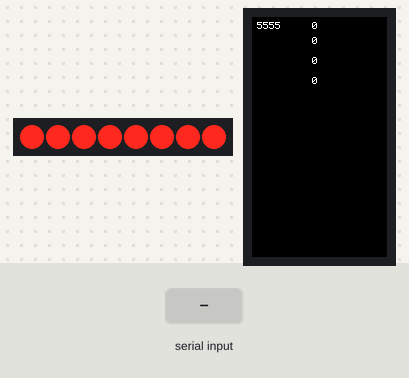
Recording of a program running on a simulated ESP32. On the bench: 8 port-expander outputs drawn as a row of LEDs (first output left, lit = HIGH), 135×240 colour display. Wiring (inferred from the names in the program): PCF8574 port expander at I2C address 0x38. Wiring (inferred from the signals the program sends): row of LEDs: on Q0, Q1, Q2, Q3, Q4, Q5, Q6, Q7. Inputs (shaded band) come from the test bench. Nothing arrives over Bluetooth unless stated.

Above: at 1.5 s.
1.6 s: "90,45,200F" received over the second serial link
At 1.77 s:
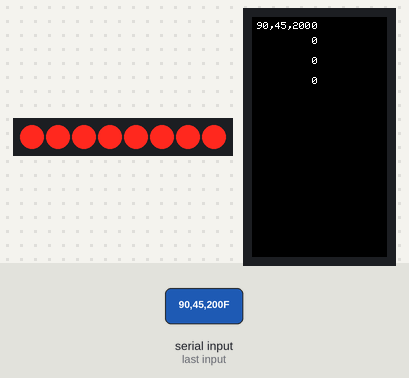
4.6 s: "A,45F" received over the second serial link
At 4.76 s:
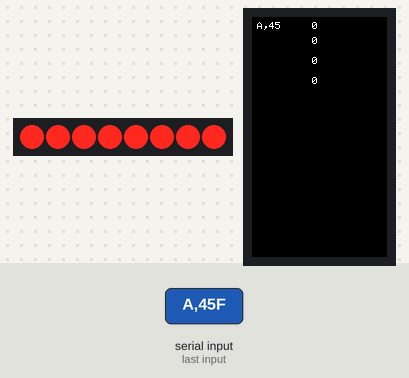
7.6 s: "B90F" received over the second serial link
At 7.77 s:
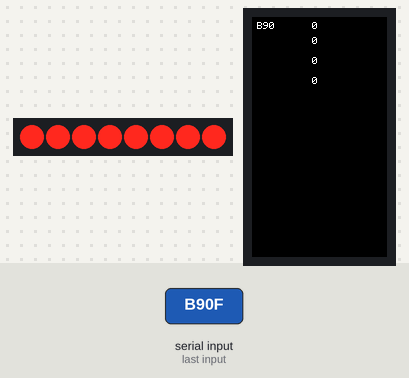
10.6 s: "B,45F" received over the second serial link
At 10.76 s:
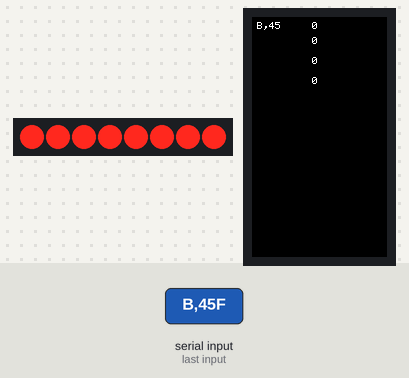
13.6 s: "C90F" received over the second serial link
At 13.78 s:
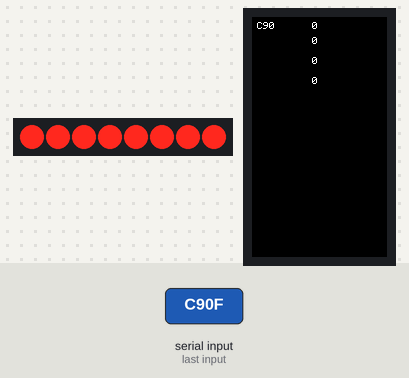
16.6 s: "C,45F" received over the second serial link
At 16.76 s:
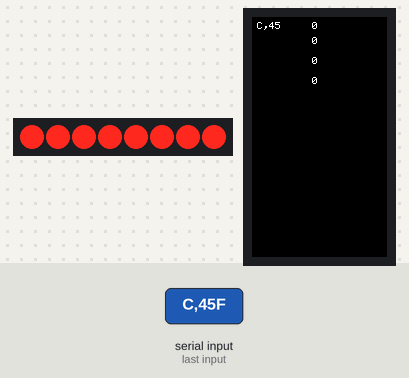
Timing chart, 0 to 19.6 s (numbered marks = the images above; inputs shaded):
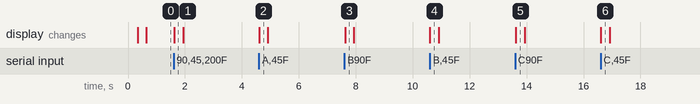

The program:

main.cpp
```cpp
#include <Arduino.h>
#include "bugC.h"
#include <M5StickCPlus.h>
#include <BluetoothSerial.h>

#if !defined(CONFIG_BT_ENABLED) || !defined(CONFIG_BLUEDROID_ENABLED)
#error Bluetooth is not enabled! Please run `make menuconfig` to and enable it
#endif

//bluetooth
//name M5-7443
//UUID: 1bc68b2a

BluetoothSerial SerialBT;

BUGC brouk;

int engine1 = 0;
int engine2 = 0;
int engine3 = 0;
int engine4 = 0;

void setup() {
  M5.begin();
  M5.Lcd.begin();
  brouk.Init();
  Serial.begin(38400);
  SerialBT.begin("Brouk", false);
  brouk.BugCSetAllSpeed(0, 0, 0, 0);
}

String message = "A5555";
String command[4];

void loop() {
  M5.Lcd.fillRect(0, 0, 135, 240, BLACK);
  if(SerialBT.available()){
    message = SerialBT.readStringUntil('F');
  }

  command[0] = message.charAt(3);
  command[1] = message.charAt(4);
  command[2] = message.charAt(5);
  command[3] = message.charAt(6);

  if (message.charAt(2) == 'A')
  {
    engine1 = 22 * ((int)command[0].toInt()) - 88;
    engine2 = 22 * ((int)command[1].toInt()) - 88;
    engine3 = 22 * ((int)command[2].toInt()) - 88;
    engine4 = 22 * ((int)command[3].toInt()) - 88;
  }
  else if(message.charAt(2) == 'B'){
    engine1 = 22 * ((int)command[0].toInt()) - 88;
    engine2 = 22 * ((int)command[1].toInt()) - 88;
    engine3 = -22 * ((int)command[2].toInt()) + 88;
    engine4 = -22 * ((int)command[3].toInt()) + 88;
  }
  else if(message.charAt(2) == 'C'){
    engine1 = 22 * ((int)command[0].toInt()) - 88;
    engine2 = -22 * ((int)command[1].toInt()) + 88;
    engine3 = 22 * ((int)command[2].toInt()) - 88;
    engine4 = -22 * ((int)command[3].toInt()) + 88;
  }

  //engine 1
  brouk.BugCSetSpeed(0, engine1);
  //engine 2
  brouk.BugCSetSpeed(1, engine2);
  //engine 3
  brouk.BugCSetSpeed(2, engine3);
  //engine 4
  brouk.BugCSetSpeed(3, engine4);

  M5.Lcd.setCursor(60, 5);
  M5.Lcd.println(engine1);
  M5.Lcd.setCursor(60, 20);
  M5.Lcd.println(engine2);
  M5.Lcd.setCursor(60, 40);
  M5.Lcd.println(engine3);
  M5.Lcd.setCursor(60, 60);
  M5.Lcd.println(engine4);


  M5.Lcd.setCursor(5, 5);
  M5.Lcd.print(message);
  message = "5555";
  //delay(50);
}
```

bugC.cpp
```cpp
#include "bugC.h"
#include <M5StickCPlus.h>

void BUGC::Init() {
	Wire.begin(0, 26);
}


void BUGC::Write1Byte(uint8_t address,uint8_t Register_address,uint8_t data)
{
  Wire.beginTransmission(address);
  Wire.write(Register_address);
  Wire.write(data);
  Wire.endTransmission();
}

void BUGC::Write2Byte(uint8_t address,uint8_t Register_address,uint16_t data)
{
  Wire.beginTransmission(address);
  Wire.write(Register_address);
  Wire.write(data >> 8); //MSB
  Wire.write(data & 0xFF); //LSB

  Wire.endTransmission();
}

void BUGC::WriteBytes(uint8_t address,uint8_t Register_address,uint8_t * data, size_t size)
{
  Wire.beginTransmission(address);
  Wire.write(Register_address);
  for (int i = 0; i<size; i++){
    Wire.write(*(data+i));
  }
  Wire.endTransmission();
}


uint8_t BUGC::ReadBytes(uint8_t address, uint8_t subAddress, uint8_t count,uint8_t * dest) {

  Wire.beginTransmission(address);   // Initialize the Tx buffer
  Wire.write(subAddress);            // Put slave register address in Tx buffer
  uint8_t i = 0;
  if (Wire.endTransmission(false) == 0 && Wire.requestFrom(address, (uint8_t)count)) {
    while (Wire.available()) {
		dest[i++]=Wire.read();
    }
    return true;
  }
  return false;
}


//*******************************************************//


// if speed > 0; clockwise rotation
void BUGC::BugCSetSpeed(uint8_t pos, int8_t speed)
{
    speed = (speed > 100) ? 100 : speed;
    speed = (speed < -100) ? -100 : speed;
    Write1Byte(BUGC_ADDR, pos, speed);
}

void BUGC::BugCSetAllSpeed(int8_t speed_0, int8_t speed_1, int8_t speed_2, int8_t speed_3)
{
    int8_t speed_out[4] = {speed_0, speed_1, speed_2, speed_3};
    for(uint8_t i = 0; i < 4; i++)
    {
        speed_out[i] = (speed_out[i] > 100) ? 100 : speed_out[i];
        speed_out[i] = (speed_out[i] < -100) ? -100 : speed_out[i];
    }
    WriteBytes(BUGC_ADDR, 0x00, (uint8_t *)speed_out, 4);
}

void BUGC::BugCSetColor(uint32_t color_left, uint32_t color_right)
{
    uint8_t color_out[4];
    color_out[0] = 0;
    color_out[1] = (color_left & 0xff0000) >> 16;
    color_out[2] = (color_left & 0x00ff00) >> 8;
    color_out[3] = (color_left & 0x0000ff);
    WriteBytes(BUGC_ADDR, 0x10,  color_out, 4);

    color_out[0] = 1;
    color_out[1] = (color_right & 0xff0000) >> 16;
    color_out[2] = (color_right & 0x00ff00) >> 8;
    color_out[3] = (color_right & 0x0000ff);
    WriteBytes(BUGC_ADDR, 0x10,  color_out, 4);
}
```

bugC.h
```cpp
/*
 * @Author: Sorzn
 * @Date: 2019-11-22 13:38:31
 * @LastEditTime: 2019-11-22 14:33:56
 * @Description: M5Stack Hat BUGC Lib
 * @FilePath: /M5StickC/examples/Hat/BUGC/bugC.h
 */

#ifndef __BUG_C_H
#define __BUG_C_H

#include "Arduino.h"

#define BUGC_ADDR 0x38

#define FRONT_LEFT  0
#define FRONT_RIGHT 1
#define REAR_LEFT   2
#define REAR_RIGHT  3

class BUGC
{
    public:
        void Init();
    /**
     * @description: Set BugC single motor speed
     * @param pos: 0 ~ 3
     * @param speed: -100 ~ 100
     * @return:
     */
        void BugCSetSpeed(uint8_t pos, int8_t speed);

    /**
     * @description: Set BugC motor speed
     * @param speed_0: -100 ~ 100
     * @param speed_1: -100 ~ 100
     * @param speed_2: -100 ~ 100
     * @param speed_3: -100 ~ 100
     * @return:
     */
        void BugCSetAllSpeed(int8_t speed_0, int8_t speed_1, int8_t speed_2, int8_t speed_3);

    /**
     * @description: Set BugC sk6812 color
     * @param color_left: (r << 16) | (g << 8) | b
     * @param color_right: (r << 16) | (g << 8) | b
     * @return:
     */
        void BugCSetColor(uint32_t color_left, uint32_t color_right);

    private:
        void Write1Byte(uint8_t address,uint8_t Register_address,uint8_t data);
        void Write2Byte(uint8_t address,uint8_t Register_address,uint16_t data);
        void WriteBytes(uint8_t address,uint8_t Register_address,uint8_t * data, size_t size);
        uint8_t ReadBytes(uint8_t address, uint8_t subAddress, uint8_t count,uint8_t * dest);
};

#endif
```

Measured:
- after the input at 1.6 s, the display: changes at once (image 1)
- after the input at 4.6 s, the display: changes at once (image 2)
- after the input at 7.6 s, the display: changes at once (image 3)
- after the input at 10.6 s, the display: changes at once (image 4)
- after the input at 13.6 s, the display: changes at once (image 5)
- after the input at 16.6 s, the display: changes at once (image 6)
